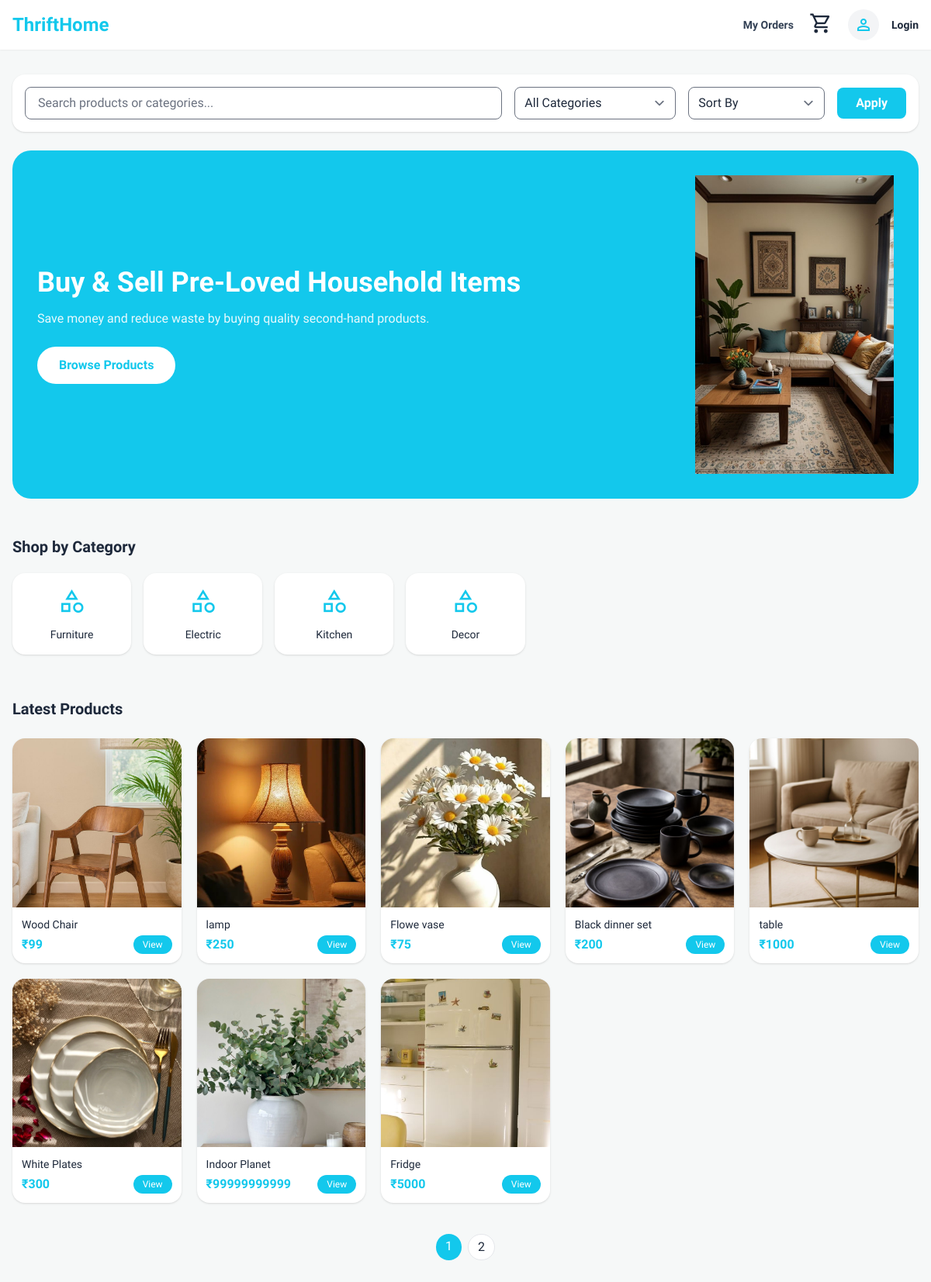
The page / on the database its author committed.
### products/models.py (models this page shows, shortened)
class CategoryModel(models.Model):
    name=models.CharField(max_length=100,unique=True)
    is_delete=models.BooleanField(default=False)

class Products(models.Model):
    title=models.CharField(max_length=100)
    discription=models.TextField(null=True)
    price=models.IntegerField(default=0)
    image=models.ImageField(upload_to='images/')
    category=models.ForeignKey(CategoryModel,on_delete=models.CASCADE)
    user=models.ForeignKey(User,on_delete=models.CASCADE,null=True)
    quantity=models.PositiveIntegerField(default=0)
    is_delete=models.BooleanField(default=False)

### products/views.py (the view)
# urls.py: path('',views.homeview,name='home'),
@never_cache
def homeview(request):
        is_logged_in=False
        selected_cat_id=request.GET.get('category')
        cat=CategoryModel.objects.filter(is_delete=False)
        products=Products.objects.filter( is_delete=False,
        category__is_delete=False)
        q=request.GET.get('q')
        if q:
            products=products.filter(Q(title__icontains=q)|Q(category__name__icontains=q))
        if selected_cat_id not in (None, "", "None"):
            products = products.filter(category_id=selected_cat_id)
        sort_options=request.GET.get('sort')
        if sort_options=='High price':
            products=products.order_by('price')
        elif sort_options=='Low price':
            products=products.order_by('-price')
        elif sort_options=='name asc':
            products=products.order_by('title')
        elif sort_options=='name dec':
            products=products.order_by('-title')
            if request.session.get('username'):
                is_logged_in=True
        paginator = Paginator(products, 8)
        page_number=request.GET.get('page')
        page_obj=paginator.get_page(page_number)
        return render(request,'products/home.html',{'products':page_obj,
                                                    'cat':cat,
                                                'selected_cat_id':selected_cat_id,'is_logged_in':is_logged_in,
                                                'page_obj':page_obj}
                                                )

### templates/products/home.html (shortened to what this page needs)
{% load static %}
<!DOCTYPE html>
<html lang="en">
<head>
  <script src="https://cdn.tailwindcss.com?plugins=forms"></script>
</head>
<body class="bg-bgsoft font-display text-slate-800">
<header class="bg-white sticky top-0 z-50 shadow-sm">
  <div class="max-w-7xl mx-auto px-4 py-3 flex items-center justify-between">
    <h1 class="text-2xl font-bold text-primary">ThriftHome</h1>
    <div class="flex items-center gap-4">
     <div class="flex items-center gap-5">
  <a href="{% url 'order_items' %}"
     class="text-sm font-semibold text-slate-700 hover:text-primary">
    My Orders
  </a>
  <a href="{% url 'cart_products' %}" class="relative">
    <span class="material-symbols-outlined text-3xl">
    </span>
  </a>
  <a href="{% url 'user_detail' %}"
     class="h-10 w-10 rounded-full bg-gray-100 flex items-center justify-center hover:bg-gray-200">
    <span class="material-symbols-outlined text-2xl text-primary">
    </span>
  </a>
</div>
      {% if request.user.is_authenticated %}
        <a href="{% url 'logout' %}"
           class="text-sm text-red-600 font-semibold">
          Logout
        </a>
      {% else %}
        <a href="{% url 'login' %}" class="text-sm font-semibold">Login</a>
      {% endif %}
    </div>
  </div>
</header>
<section class="max-w-7xl mx-auto px-4 mt-8">
  <form method="get"
        class="bg-white p-4 rounded-2xl shadow flex flex-col md:flex-row gap-4 items-center">
    <input type="text"
           name="q"
           value="{{ request.GET.q }}"
           placeholder="Search products or categories..."
           class="w-full md:flex-1 rounded-lg border px-4 py-2 focus:ring-primary focus:border-primary">
    <select name="category"
            class="w-full md:w-52 rounded-lg border px-3 py-2">
      <option value="">All Categories</option>
    </select>
    <select name="sort"
            class="w-full md:w-44 rounded-lg border px-3 py-2">
      <option value="">Sort By</option>
    </select>
    <button type="submit"
            class="bg-primary text-white px-6 py-2 rounded-lg font-semibold">
      Apply
    </button>
  </form>
</section>
<section class="max-w-7xl mx-auto px-4 mt-6">
  <div class="bg-primary text-white rounded-3xl p-8 flex flex-col md:flex-row items-center gap-8">
    <div class="flex-1">
      <h2 class="text-4xl font-bold mb-3 leading-tight">
        Buy & Sell Pre-Loved Household Items
      </h2>
      <p class="opacity-90 mb-6 max-w-lg">
        Save money and reduce waste by buying quality second-hand products.
      </p>
      <a href="#products"
         class="inline-block bg-white text-primary px-7 py-3 rounded-full font-semibold">
        Browse Products
      </a>
    </div>
    <img src="{% static 'images/hero.png' %}" class="w-64 hidden md:block">
  </div>
</section>
<section class="max-w-7xl mx-auto px-4 mt-12">
  <h2 class="text-xl font-bold mb-5">Shop by Category</h2>
  <div class="grid grid-cols-3 sm:grid-cols-5 md:grid-cols-7 gap-4">
    {% for c in cat %}
    <a href="{% url 'category' c.id %}"
       class="bg-white rounded-2xl p-4 shadow hover:shadow-md transition text-center">
      <span class="material-symbols-outlined text-primary text-4xl">category</span>
      <p class="mt-2 text-sm font-medium truncate">{{ c.name }}</p>
    </a>
    {% endfor %}
  </div>
</section>
<section id="products" class="max-w-7xl mx-auto px-4 mt-14 pb-28">
  <h2 class="text-xl font-bold mb-6">Latest Products</h2>
  <div class="grid grid-cols-2 sm:grid-cols-3 md:grid-cols-4 lg:grid-cols-5 gap-5">
    {% for product in products %}
    <div class="bg-white rounded-2xl shadow hover:shadow-lg transition overflow-hidden">
      <a href="{% url 'user_single_product' product.id %}">
        <div class="aspect-square bg-gray-100 overflow-hidden">
          <img src="{{ product.image.url }}"
               class="w-full h-full object-cover hover:scale-105 transition">
        </div>
      </a>
      <div class="p-3">
        <h3 class="text-sm font-medium truncate mb-1">
          {{ product.title }}
        </h3>
        <div class="flex items-center justify-between">
          <p class="text-primary font-bold text-base">
            ₹{{ product.price }}
          </p>
          <a href="{% url 'user_single_product' product.id %}"
             class="text-xs bg-primary text-white px-3 py-1 rounded-full">
            View
          </a>
        </div>
      </div>
    </div>
    {% endfor %}
  </div>
  {% if page_obj.paginator.num_pages > 1 %}
  <div class="flex justify-center mt-10 gap-2 flex-wrap">
    {% for num in page_obj.paginator.page_range %}
      {% if page_obj.number == num %}
        <span class="px-3 py-1 bg-primary text-white rounded-full">{{ num }}</span>
      {% else %}
       <a href="?q={{ request.GET.q }}&sort={{ request.GET.sort }}&category={{ selected_cat_id }}&page={{ num }}"
   class="px-3 py-1 bg-white border rounded-full">
  {{ num }}
</a>
      {% endif %}
    {% endfor %}
  </div>
  {% endif %}
</section>
</body>
</html>

### rows shown on the page
CategoryModel: name "Furniture"
CategoryModel: name "Electric"
CategoryModel: name "Kitchen"
CategoryModel: name "Decor"
Products: image (picture), title "Wood Chair", price "99"
Products: image (picture), title "lamp", price "250"
Products: image (picture), title "Flowe vase", price "75"
Products: image (picture), title "Black dinner set", price "200"
Products: image (picture), title "table", price "1000"
Products: image (picture), title "White Plates", price "300"
Products: image (picture), title "Indoor Planet", price "99999999999"
Products: image (picture), title "Fridge", price "5000"

### other values the page prints
{{ num }} "1"
{{ num }} "2"
